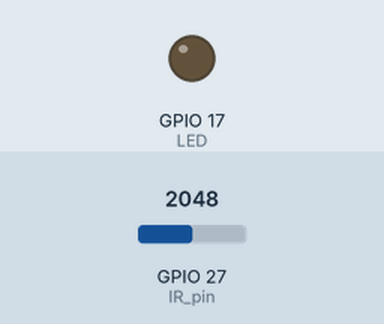
Simulated run of this sketch. Board: ESP32. On the bench: output pins drawn as LEDs (lit = HIGH). The test bench sets the inputs (shaded band); at power-on: GPIO 27 (IR_pin) = 2048. What the sketch prints to the serial monitor is not drawn.

Above: at 17.6 s.
At 39.94 s:
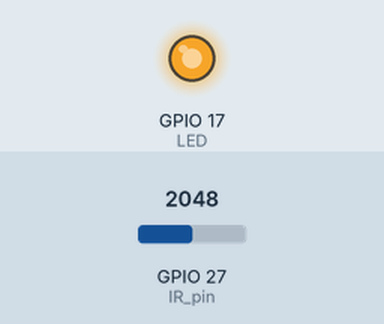
Timing chart, 0 to 40.0 s (numbered marks = the images above):
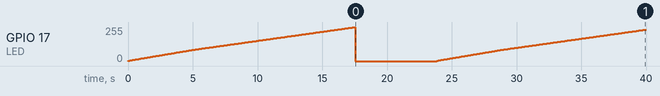

The sketch:

Frame_by_Frame_IR.ino
```cpp
#include<SoftPWM.h>

int LED = 17; //Pin declaration
//IR related variables
int IR_pin = 27;
int IR_value;
int IR_threshold = 300;
int active_IR=1;

//Frame by frame parameters
float current_millis; //Reset every frame
float elapsed_millis; //Time since last reset of current_millis
float frame_duration = 1; //Time between frames
int frame_count=0;
float active_time = 3000;
int delay_time=1000;
float increment = 255.00/active_time;
float PWM_value; //PWM value

void setup() {
  // put your setup code here, to run once:
  pinMode(LED, OUTPUT); //Pin Declaration
  pinMode(IR_pin, INPUT);
  current_millis = millis(); //Set current time for first iteration
  PWM_value=0;
  SoftPWMBegin(SOFTPWM_NORMAL);
  Serial.begin(9600);
}

void loop(){
  elapsed_millis = millis()-current_millis; //Time since last reset
  if(elapsed_millis > frame_duration || elapsed_millis < 0) // Elapsed time greater than frame duration
  {
    current_millis = millis();
    Serial.println(frame_count);
    IR_value = analogRead(IR_pin);
    //The key here is to use a variable that defines that the IR has been triggered.
    if(IR_value > IR_threshold)
    {
      active_IR = 1;
    }
    //When the IR is active, the code within this conditional is the same as our previous code structure in frame_by_frame.ino
    if(active_IR==1)
    {
      frame_count++;
      if(frame_count<active_time)
      {
        PWM_value = PWM_value + increment;
      }

      if(frame_count > active_time)
      {
        PWM_value = 0;
      }

      if(frame_count>active_time + delay_time)
      {
        frame_count =0;
        active_IR=0;
      }

      SoftPWMSet(LED, PWM_value);
    }
  }
}
```
